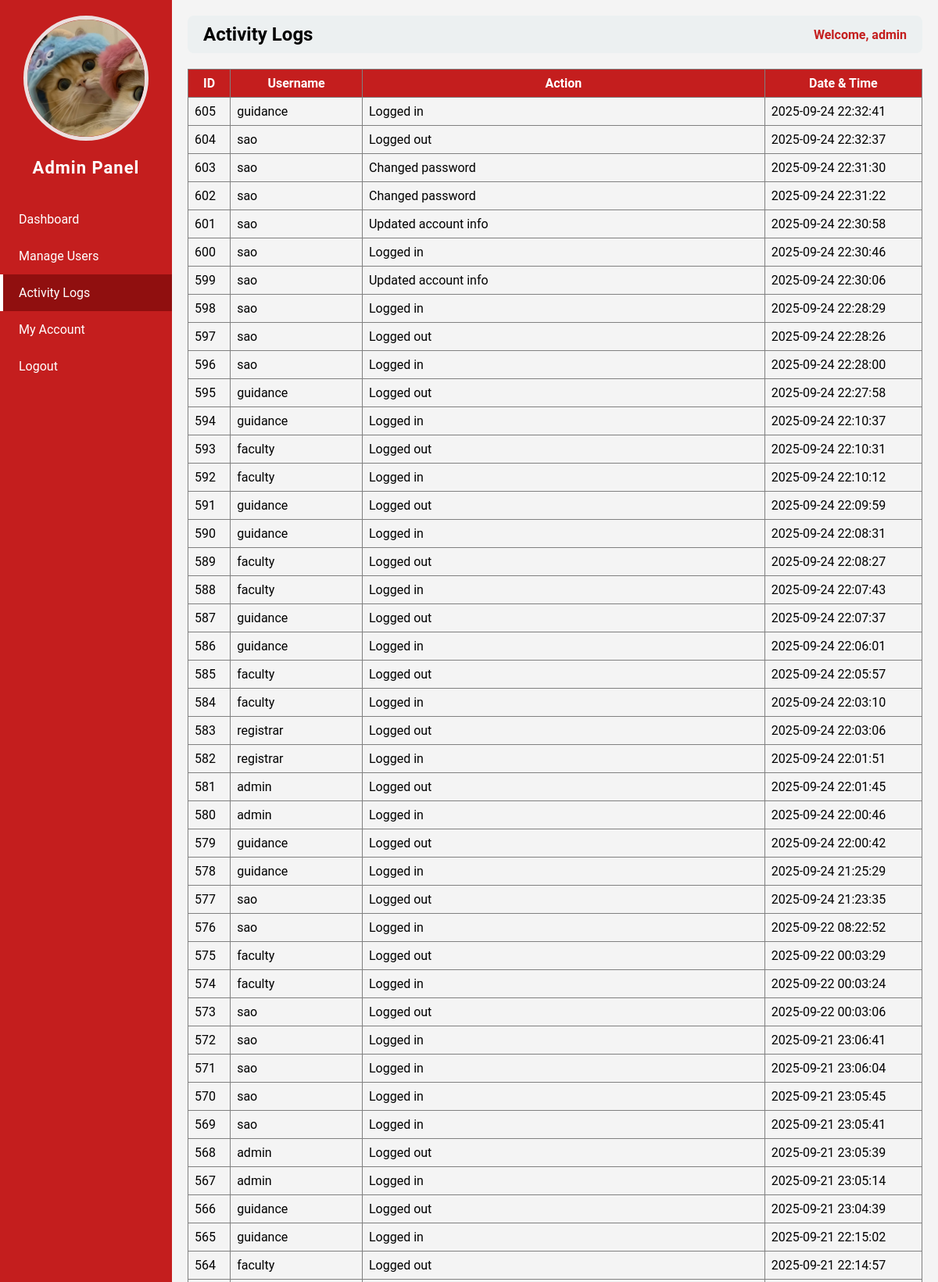
/admin.php?page=activity_logs (signed in, upper part), run on the app's committed database.
### tables this page shows
CREATE TABLE `users` (
  `id` int(11) NOT NULL,
  `username` varchar(50) NOT NULL,
  `password` varchar(255) NOT NULL,
  `role` varchar(50) NOT NULL,
  `email` varchar(255) NOT NULL,
  `contact` varchar(50) NOT NULL,
  `status` varchar(50) NOT NULL,
  `img` varchar(255) NOT NULL
);

CREATE TABLE `logs` (
  `id` int(11) NOT NULL,
  `user_id` int(11) NOT NULL,
  `action` varchar(255) NOT NULL,
  `date_time` datetime NOT NULL DEFAULT current_timestamp()
);

### admin_pages/activity_logs.php (the view)
<?php
$host = "localhost";
$dbname = "studisciplink";
$user = "root";
$pass = "";
try {
    $pdo = new PDO("mysql:host=$host;dbname=$dbname", $user, $pass);
    $pdo->setAttribute(PDO::ATTR_ERRMODE, PDO::ERRMODE_EXCEPTION);
    $stmt = $pdo->prepare("
        SELECT l.id, u.username, l.action, l.date_time
        FROM logs l
        JOIN users u ON l.user_id = u.id
        ORDER BY l.date_time DESC
    ");
    $stmt->execute();
    $logs = $stmt->fetchAll(PDO::FETCH_ASSOC);
} catch (PDOException $e) {
    die("Database error: " . $e->getMessage());
}
?>
<table border="1" cellpadding="8" cellspacing="0" style="width:100%; border-collapse:collapse;">
    <thead style="background:#c41e1e; color:white;">
        <tr>
            <th>ID</th>
            <th>Username</th>
            <th>Action</th>
            <th>Date & Time</th>
        </tr>
    </thead>
    <tbody>
        <?php if ($logs): ?>
            <?php foreach ($logs as $log): ?>
                <tr>
                    <td><?php echo htmlspecialchars($log['id']); ?></td>
                    <td><?php echo htmlspecialchars($log['username']); ?></td>
                    <td><?php echo htmlspecialchars($log['action']); ?></td>
                    <td><?php echo htmlspecialchars($log['date_time']); ?></td>
                </tr>
            <?php endforeach; ?>
        <?php else: ?>
            <tr>
                <td colspan="4" style="text-align:center;">No activity logs found.</td>
            </tr>
        <?php endif; ?>
    </tbody>
</table>

### admin.php (shortened to what this page needs)
<?php
require 'db_connect.php';
$id = $_SESSION['user_id'];
$stmt = $pdo->prepare("SELECT * FROM users WHERE id=?");
$stmt->execute([$id]);
$user = $stmt->fetch(PDO::FETCH_ASSOC);
$page = isset($_GET['page']) ? $_GET['page'] : 'dashboard';
?>
<!DOCTYPE html>
<html>
<head>
</head>
<body>
<div class="sidebar">
    <div class="column profile-photo">
        <?php if (!empty($user['img'])): ?>
            <img src="<?php echo htmlspecialchars($user['img']); ?>" alt="Profile Image">
        <?php else: ?>
            <img src="default.png" alt="Profile Image">
        <?php endif; ?>
    </div>
    <h2>Admin Panel</h2>
    <a href="?page=dashboard" class="<?php echo $page=='dashboard' ? 'active' : ''; ?>">Dashboard</a>
    <a href="?page=manage_users" class="<?php echo $page=='manage_users' ? 'active' : ''; ?>">Manage Users</a>
    <a href="?page=activity_logs" class="<?php echo $page=='activity_logs' ? 'active' : ''; ?>">Activity Logs</a>
    <a href="?page=my_account" class="<?php echo $page=='my_account' ? 'active' : ''; ?>">My Account</a>
    <a href="logout.php">Logout</a>
</div>
<div class="main-content">
    <div class="header">
        <h2><?php echo str_replace('_',' ', $page); ?></h2>
        <span>Welcome, <?php echo $_SESSION['username']; ?></span>
    </div>
    <div class="content">
        <?php
        $file = "admin_pages/{$page}.php";
        if(file_exists($file)){
            include $file;
        } else {
            echo "<p>Page not found.</p>";
        }
        ?>
    </div>
</div>
</body>
</html>

### admin.php (style rules this page uses)
body { margin: 0; font-family: 'Roboto', sans-serif; background: #f4f4f4; }
.sidebar { position: fixed; top: 0; left: 0; width: 220px; height: 100%; background-color: #c41e1e; color: white; display: flex; flex-direction: column; padding-top: 20px; }
.sidebar h2 { text-align: center; margin-bottom: 30px; font-size: 22px; letter-spacing: 1px; }
.sidebar a { padding: 14px 20px; text-decoration: none; color: white; display: block; transition: 0.3s; border-left: 4px solid transparent; }
.sidebar a.active { background-color: #900f0f; border-left: 4px solid #fff; }
.main-content { margin-left: 220px; padding: 20px; }
.header { display: flex; justify-content: space-between; align-items: center; background: #ecf0f1; padding: 10px 20px; border-radius: 8px; margin-bottom: 20px; }
.header h2 { margin: 0; text-transform: capitalize; }
.header span { font-weight: bold; color: #c41e1e; }
.profile-photo { text-align: center; }
.profile-photo img { width: 150px; height: 150px; object-fit: cover; border-radius: 50%; border: 5px solid #ebe0e0ff; }

### data on the page
users: img (picture)
logs: id "605", user.username "guidance", action "Logged in", date_time "2025-09-24 22:32:41"
logs: id "604", user.username "sao", action "Logged out", date_time "2025-09-24 22:32:37"
logs: id "603", user.username "sao", action "Changed password", date_time "2025-09-24 22:31:30"
logs: id "602", user.username "sao", action "Changed password", date_time "2025-09-24 22:31:22"
logs: id "601", user.username "sao", action "Updated account info", date_time "2025-09-24 22:30:58"
logs: id "600", user.username "sao", action "Logged in", date_time "2025-09-24 22:30:46"
logs: id "599", user.username "sao", action "Updated account info", date_time "2025-09-24 22:30:06"
logs: id "598", user.username "sao", action "Logged in", date_time "2025-09-24 22:28:29"
logs: id "597", user.username "sao", action "Logged out", date_time "2025-09-24 22:28:26"
logs: id "596", user.username "sao", action "Logged in", date_time "2025-09-24 22:28:00"
logs: id "595", user.username "guidance", action "Logged out", date_time "2025-09-24 22:27:58"
logs: id "594", user.username "guidance", action "Logged in", date_time "2025-09-24 22:10:37"
logs: id "593", user.username "faculty", action "Logged out", date_time "2025-09-24 22:10:31"
logs: id "592", user.username "faculty", action "Logged in", date_time "2025-09-24 22:10:12"
logs: id "591", user.username "guidance", action "Logged out", date_time "2025-09-24 22:09:59"
logs: id "590", user.username "guidance", action "Logged in", date_time "2025-09-24 22:08:31"
logs: id "589", user.username "faculty", action "Logged out", date_time "2025-09-24 22:08:27"
logs: id "588", user.username "faculty", action "Logged in", date_time "2025-09-24 22:07:43"
logs: id "587", user.username "guidance", action "Logged out", date_time "2025-09-24 22:07:37"
logs: id "586", user.username "guidance", action "Logged in", date_time "2025-09-24 22:06:01"
logs: id "585", user.username "faculty", action "Logged out", date_time "2025-09-24 22:05:57"
logs: id "584", user.username "faculty", action "Logged in", date_time "2025-09-24 22:03:10"
logs: id "583", user.username "registrar", action "Logged out", date_time "2025-09-24 22:03:06"
logs: id "582", user.username "registrar", action "Logged in", date_time "2025-09-24 22:01:51"
logs: id "581", user.username "admin", action "Logged out", date_time "2025-09-24 22:01:45"
logs: id "580", user.username "admin", action "Logged in", date_time "2025-09-24 22:00:46"
logs: id "579", user.username "guidance", action "Logged out", date_time "2025-09-24 22:00:42"
logs: id "578", user.username "guidance", action "Logged in", date_time "2025-09-24 21:25:29"
logs: id "577", user.username "sao", action "Logged out", date_time "2025-09-24 21:23:35"
logs: id "576", user.username "sao", action "Logged in", date_time "2025-09-22 08:22:52"
logs: id "575", user.username "faculty", action "Logged out", date_time "2025-09-22 00:03:29"
logs: id "574", user.username "faculty", action "Logged in", date_time "2025-09-22 00:03:24"
logs: id "573", user.username "sao", action "Logged out", date_time "2025-09-22 00:03:06"
logs: id "572", user.username "sao", action "Logged in", date_time "2025-09-21 23:06:41"
logs: id "571", user.username "sao", action "Logged in", date_time "2025-09-21 23:06:04"
logs: id "570", user.username "sao", action "Logged in", date_time "2025-09-21 23:05:45"
logs: id "569", user.username "sao", action "Logged in", date_time "2025-09-21 23:05:41"
logs: id "568", user.username "admin", action "Logged out", date_time "2025-09-21 23:05:39"
logs: id "567", user.username "admin", action "Logged in", date_time "2025-09-21 23:05:14"
logs: id "566", user.username "guidance", action "Logged out", date_time "2025-09-21 23:04:39"
logs: id "565", user.username "guidance", action "Logged in", date_time "2025-09-21 22:15:02"
logs: id "564", user.username "faculty", action "Logged out", date_time "2025-09-21 22:14:57"

### other printed values
str_replace('_',' ', $page) "Activity Logs"
$_SESSION['username'] "admin"
